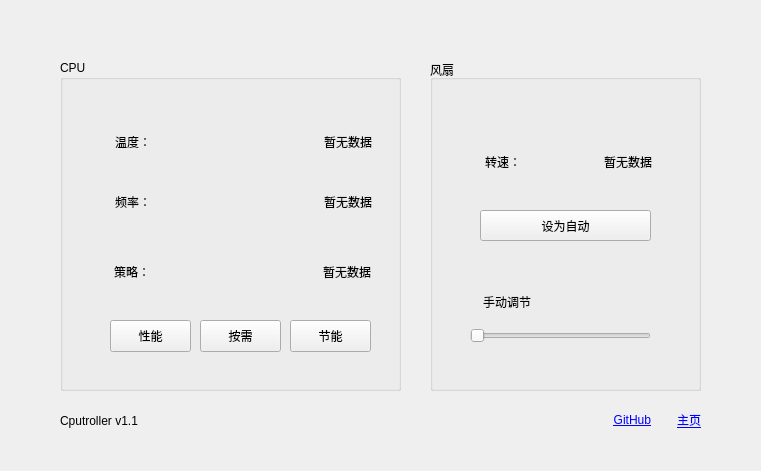
<?xml version="1.0" encoding="UTF-8"?>
<ui version="4.0">
 <class>MainWindow</class>
 <widget class="QMainWindow" name="MainWindow">
  <property name="geometry">
   <rect>
    <x>0</x>
    <y>0</y>
    <width>761</width>
    <height>471</height>
   </rect>
  </property>
  <property name="minimumSize">
   <size>
    <width>761</width>
    <height>471</height>
   </size>
  </property>
  <property name="maximumSize">
   <size>
    <width>761</width>
    <height>471</height>
   </size>
  </property>
  <property name="windowTitle">
   <string>Cputroller</string>
  </property>
  <property name="autoFillBackground">
   <bool>false</bool>
  </property>
  <property name="styleSheet">
   <string notr="true"/>
  </property>
  <widget class="QWidget" name="centralWidget">
   <widget class="QGroupBox" name="groupBox">
    <property name="geometry">
     <rect>
      <x>60</x>
      <y>60</y>
      <width>341</width>
      <height>331</height>
     </rect>
    </property>
    <property name="title">
     <string>CPU</string>
    </property>
    <widget class="QLabel" name="label_2">
     <property name="geometry">
      <rect>
       <x>30</x>
       <y>70</y>
       <width>61</width>
       <height>23</height>
      </rect>
     </property>
     <property name="accessibleName">
      <string>itemname</string>
     </property>
     <property name="text">
      <string>温度：</string>
     </property>
     <property name="alignment">
      <set>Qt::AlignRight|Qt::AlignTrailing|Qt::AlignVCenter</set>
     </property>
    </widget>
    <widget class="QLabel" name="label_3">
     <property name="geometry">
      <rect>
       <x>30</x>
       <y>130</y>
       <width>61</width>
       <height>23</height>
      </rect>
     </property>
     <property name="accessibleName">
      <string>itemname</string>
     </property>
     <property name="text">
      <string>频率：</string>
     </property>
     <property name="alignment">
      <set>Qt::AlignRight|Qt::AlignTrailing|Qt::AlignVCenter</set>
     </property>
    </widget>
    <widget class="QLabel" name="lblCpuTemperature">
     <property name="geometry">
      <rect>
       <x>101</x>
       <y>70</y>
       <width>211</width>
       <height>23</height>
      </rect>
     </property>
     <property name="text">
      <string>暂无数据</string>
     </property>
     <property name="alignment">
      <set>Qt::AlignRight|Qt::AlignTrailing|Qt::AlignVCenter</set>
     </property>
    </widget>
    <widget class="QLabel" name="lblCpuFrequency">
     <property name="geometry">
      <rect>
       <x>101</x>
       <y>130</y>
       <width>211</width>
       <height>23</height>
      </rect>
     </property>
     <property name="text">
      <string>暂无数据</string>
     </property>
     <property name="alignment">
      <set>Qt::AlignRight|Qt::AlignTrailing|Qt::AlignVCenter</set>
     </property>
    </widget>
    <widget class="QLabel" name="lblCpuStrategy">
     <property name="geometry">
      <rect>
       <x>100</x>
       <y>200</y>
       <width>211</width>
       <height>23</height>
      </rect>
     </property>
     <property name="text">
      <string>暂无数据</string>
     </property>
     <property name="alignment">
      <set>Qt::AlignRight|Qt::AlignTrailing|Qt::AlignVCenter</set>
     </property>
    </widget>
    <widget class="QLabel" name="label_7">
     <property name="geometry">
      <rect>
       <x>19</x>
       <y>200</y>
       <width>71</width>
       <height>23</height>
      </rect>
     </property>
     <property name="accessibleName">
      <string>itemname</string>
     </property>
     <property name="text">
      <string>策略：</string>
     </property>
     <property name="alignment">
      <set>Qt::AlignRight|Qt::AlignTrailing|Qt::AlignVCenter</set>
     </property>
    </widget>
    <widget class="QPushButton" name="btnStrategyPerformance">
     <property name="geometry">
      <rect>
       <x>50</x>
       <y>260</y>
       <width>81</width>
       <height>32</height>
      </rect>
     </property>
     <property name="cursor">
      <cursorShape>PointingHandCursor</cursorShape>
     </property>
     <property name="text">
      <string>性能</string>
     </property>
    </widget>
    <widget class="QPushButton" name="btnStrategyOndemand">
     <property name="geometry">
      <rect>
       <x>140</x>
       <y>260</y>
       <width>81</width>
       <height>32</height>
      </rect>
     </property>
     <property name="cursor">
      <cursorShape>PointingHandCursor</cursorShape>
     </property>
     <property name="text">
      <string>按需</string>
     </property>
    </widget>
    <widget class="QPushButton" name="btnStrategyPowersave">
     <property name="geometry">
      <rect>
       <x>230</x>
       <y>260</y>
       <width>81</width>
       <height>32</height>
      </rect>
     </property>
     <property name="cursor">
      <cursorShape>PointingHandCursor</cursorShape>
     </property>
     <property name="text">
      <string>节能</string>
     </property>
    </widget>
   </widget>
   <widget class="QGroupBox" name="groupBox_2">
    <property name="geometry">
     <rect>
      <x>430</x>
      <y>60</y>
      <width>271</width>
      <height>331</height>
     </rect>
    </property>
    <property name="title">
     <string>风扇</string>
    </property>
    <widget class="QLabel" name="label_9">
     <property name="geometry">
      <rect>
       <x>30</x>
       <y>90</y>
       <width>61</width>
       <height>23</height>
      </rect>
     </property>
     <property name="accessibleName">
      <string>itemname</string>
     </property>
     <property name="text">
      <string>转速：</string>
     </property>
     <property name="alignment">
      <set>Qt::AlignRight|Qt::AlignTrailing|Qt::AlignVCenter</set>
     </property>
    </widget>
    <widget class="QLabel" name="lblFanSpeed">
     <property name="geometry">
      <rect>
       <x>101</x>
       <y>90</y>
       <width>121</width>
       <height>23</height>
      </rect>
     </property>
     <property name="text">
      <string>暂无数据</string>
     </property>
     <property name="alignment">
      <set>Qt::AlignRight|Qt::AlignTrailing|Qt::AlignVCenter</set>
     </property>
    </widget>
    <widget class="QPushButton" name="btnFanSpeedAuto">
     <property name="geometry">
      <rect>
       <x>50</x>
       <y>150</y>
       <width>171</width>
       <height>31</height>
      </rect>
     </property>
     <property name="cursor">
      <cursorShape>PointingHandCursor</cursorShape>
     </property>
     <property name="text">
      <string>设为自动</string>
     </property>
    </widget>
    <widget class="QSlider" name="sdrFanSpeed">
     <property name="geometry">
      <rect>
       <x>40</x>
       <y>260</y>
       <width>181</width>
       <height>31</height>
      </rect>
     </property>
     <property name="cursor">
      <cursorShape>PointingHandCursor</cursorShape>
     </property>
     <property name="minimum">
      <number>85</number>
     </property>
     <property name="maximum">
      <number>255</number>
     </property>
     <property name="pageStep">
      <number>0</number>
     </property>
     <property name="orientation">
      <enum>Qt::Horizontal</enum>
     </property>
    </widget>
    <widget class="QLabel" name="label_10">
     <property name="geometry">
      <rect>
       <x>40</x>
       <y>230</y>
       <width>61</width>
       <height>23</height>
      </rect>
     </property>
     <property name="accessibleName">
      <string>itemname</string>
     </property>
     <property name="text">
      <string>手动调节</string>
     </property>
     <property name="alignment">
      <set>Qt::AlignRight|Qt::AlignTrailing|Qt::AlignVCenter</set>
     </property>
    </widget>
   </widget>
   <widget class="QLabel" name="label">
    <property name="geometry">
     <rect>
      <x>60</x>
      <y>410</y>
      <width>121</width>
      <height>21</height>
     </rect>
    </property>
    <property name="text">
     <string>Cputroller v1.1</string>
    </property>
    <property name="alignment">
     <set>Qt::AlignLeading|Qt::AlignLeft|Qt::AlignVCenter</set>
    </property>
   </widget>
   <widget class="QLabel" name="lblGithub">
    <property name="geometry">
     <rect>
      <x>590</x>
      <y>410</y>
      <width>61</width>
      <height>21</height>
     </rect>
    </property>
    <property name="text">
     <string>&lt;a href=&quot;https://github.com/chenghaopeng/Cputroller&quot;&gt;GitHub&lt;/a&gt;</string>
    </property>
    <property name="alignment">
     <set>Qt::AlignRight|Qt::AlignTrailing|Qt::AlignVCenter</set>
    </property>
    <property name="openExternalLinks">
     <bool>true</bool>
    </property>
   </widget>
   <widget class="QLabel" name="lblMainpage">
    <property name="geometry">
     <rect>
      <x>660</x>
      <y>410</y>
      <width>41</width>
      <height>21</height>
     </rect>
    </property>
    <property name="text">
     <string>&lt;a href=&quot;http://chper.cn&quot;&gt;主页&lt;/a&gt;</string>
    </property>
    <property name="alignment">
     <set>Qt::AlignRight|Qt::AlignTrailing|Qt::AlignVCenter</set>
    </property>
    <property name="openExternalLinks">
     <bool>true</bool>
    </property>
   </widget>
  </widget>
 </widget>
 <layoutdefault spacing="6" margin="11"/>
 <resources/>
 <connections/>
</ui>
